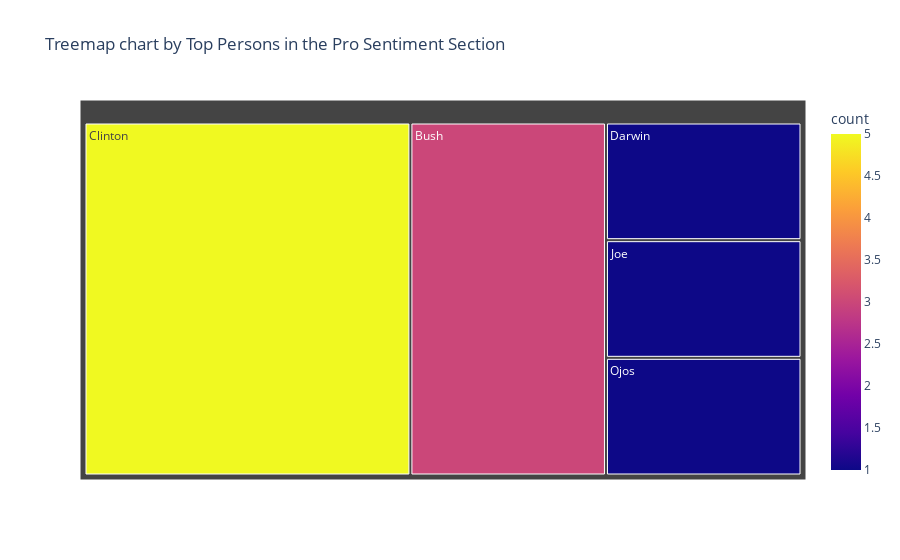

Notebook code for this chart:
### Code cell
fig = px.treemap(df_pro, path=['person'],title='Treemap chart by Top Persons in the Pro Sentiment Section',
                 values='count', color= "count")
 
fig.show()

### Figure 1 — Plotly figure (JSON) as saved in the notebook; plotly's stock layout.template omitted (floating-point values rounded to 4 significant figures)
{"data": [{"branchvalues": "total", "customdata": [[3], [5], [1], [1], [1]], "domain": {"x": [0, 1], "y": [0, 1]}, "hovertemplate": "labels=%{label}<br>count_sum=%{value}<br>parent=%{parent}<br>id=%{id}<br>count=%{color}<extra></extra>", "ids": ["Bush", "Clinton", "Darwin", "Joe", "Ojos"], "labels": ["Bush", "Clinton", "Darwin", "Joe", "Ojos"], "marker": {"coloraxis": "coloraxis", "colors": [3, 5, 1, 1, 1]}, "name": "", "parents": ["", "", "", "", ""], "type": "treemap", "values": [3, 5, 1, 1, 1]}], "layout": {"coloraxis": {"colorbar": {"title": {"text": "count"}}, "colorscale": [[0, "#0d0887"], [0.1111, "#46039f"], [0.2222, "#7201a8"], [0.3333, "#9c179e"], [0.4444, "#bd3786"], [0.5556, "#d8576b"], [0.6667, "#ed7953"], [0.7778, "#fb9f3a"], [0.8889, "#fdca26"], [1, "#f0f921"]]}, "legend": {"tracegroupgap": 0}, "title": {"text": "Treemap chart by Top Persons in the Pro Sentiment Section"}}}
